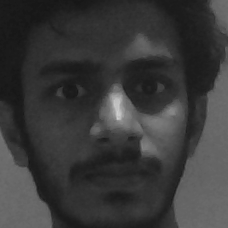
#> input picture core/training-data/s1/my_img110.png, 228 x 228 px; its folder holds only this picture in this run
$ python MainFaceRecognition.py
#> lines starting #> are read from the running program, lines starting #| are printed output that depends on the picture
import cv2
import os
import numpy as np
from time import sleep
import time


subjects = ["", "Shoaib","Arman","Azam"]


def detect_face(img):
    gray = cv2.cvtColor(img, cv2.COLOR_BGR2GRAY)

    face_cascade = cv2.CascadeClassifier('opencv-files/lbpcascade_frontalface.xml')

    faces = face_cascade.detectMultiScale(gray, scaleFactor=1.2, minNeighbors=5);

    if (len(faces) == 0):
        return None, None

    (x, y, w, h) = faces[0]

    # cv2.destroyAllWindows()

    return gray[y:y+w, x:x+h], faces[0]


def prepare_training_data(data_folder_path):

#> called with data_folder_path = 'training-data'
    dirs = os.listdir(data_folder_path)

    faces = []
    labels = []

    for dir_name in dirs:
        if not dir_name.startswith("s"):
            continue;

        label = int(dir_name.replace("s", ""))

        subject_dir_path = data_folder_path + "/" + dir_name

        subject_images_names = os.listdir(subject_dir_path)


        for image_name in subject_images_names:

            if image_name.startswith("."):
                continue;

            image_path = subject_dir_path + "/" + image_name

            image = cv2.imread(image_path)
#> image is the input picture: shape (228, 228, 3); min 22, max 207, mean 57.5

            # cv2.imshow("Training on image...", cv2.resize(image, (400, 500)))
            # cv2.waitKey(1)

            face, rect = detect_face(image)
#> in detect_face, `faces = face_cascade.detectMultiScale(gray, scaleFactor=1.2, minNeighb..`: faces = [[11, 11, 209, 209]]
#> in detect_face, `(x, y, w, h) = faces[0]`: x = 11; w = 209
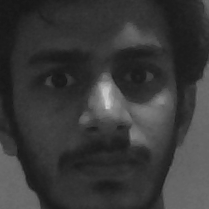
#> face: shape (209, 209); min 22, max 207, mean 56.6
#> rect = [11, 11, 209, 209]


            if face is not None:
                faces.append(face)
                labels.append(label)
#> pass 2 of the loop in prepare_training_data, `for dir_name in dirs:`:
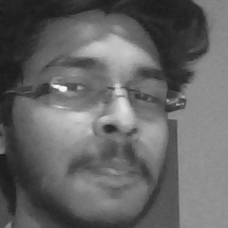
#> input picture core/training-data/s2/my_img103.png, 228 x 228 px
#> in prepare_training_data, image is the input picture: shape (228, 228, 3); min 22, max 246, mean 101
#> in prepare_training_data, `face, rect = detect_face(image)`:
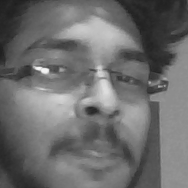
#> face: shape (188, 188); min 30, max 246, mean 108.9
#> rect = [18, 18, 188, 188]

    cv2.destroyAllWindows()
    cv2.waitKey(1)
    cv2.destroyAllWindows()

    return faces, labels

print("Preparing data...")
faces, labels = prepare_training_data("training-data")
#> faces = 2 items; labels = [1, 2]
print("Data prepared")

print("Total faces: ", len(faces))
#| Total faces:  2
print("Total labels: ", len(labels))
#| Total labels:  2


face_recognizer = cv2.face.LBPHFaceRecognizer_create()


face_recognizer.train(faces, np.array(labels))


def draw_rectangle(img, rect):
    (x, y, w, h) = rect
    cv2.rectangle(img, (x, y), (x+w, y+h), (0, 255, 0), 2)


def draw_text(img, text, x, y):
    cv2.putText(img, text, (x, y), cv2.FONT_HERSHEY_PLAIN, 1.5, (0, 255, 0), 2)


def takephoto():
	try:
	    face_cascade= cv2.CascadeClassifier('data\\haarcascade_frontalface_alt2.xml')
#> (the run stopped early here; a loop or call above may not have finished)
